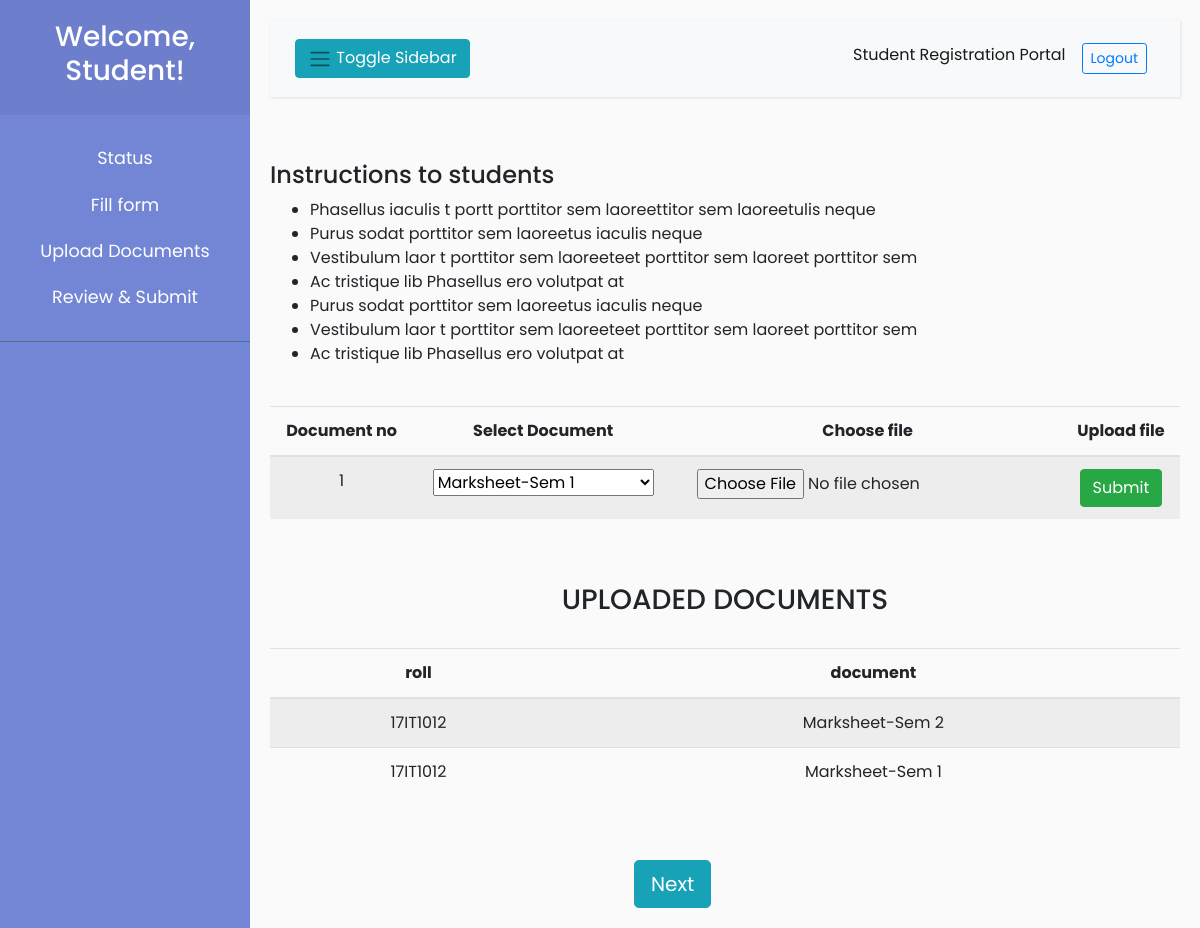
The page /student/upload.php (signed in) on the database as committed earlier.
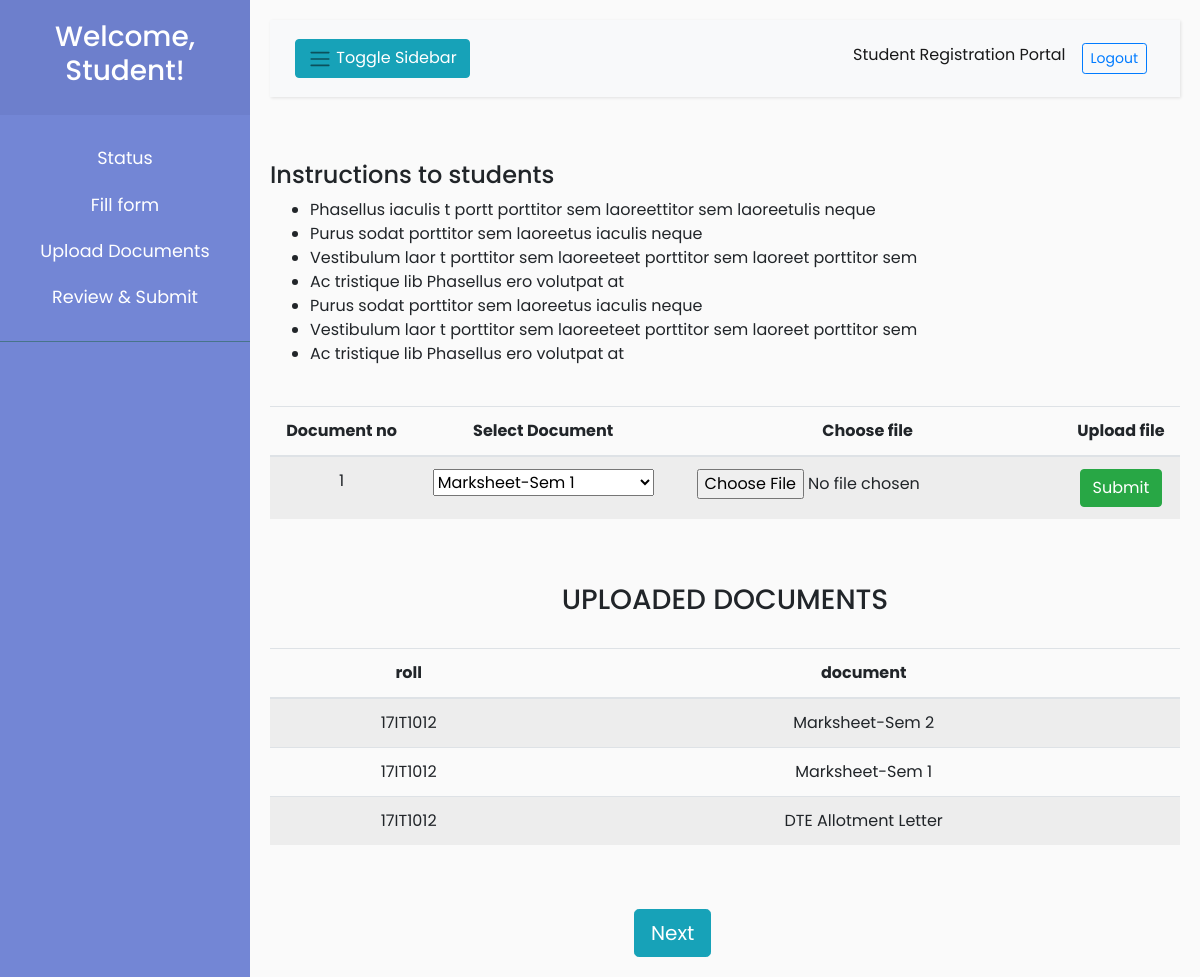
The same page on the database as committed later.
### tables this page shows
CREATE TABLE `documents_submitted` (
  `roll` varchar(40) NOT NULL,
  `name` text NOT NULL,
  `doc_url` varchar(140) NOT NULL
);

### student/backend/getdocuments.php (called while the page is built)
<?php
function getdocuments($roll){
    include '../backend/conn.php';
    $sql = "SELECT * FROM documents_submitted WHERE roll='$roll'";
    $result = $conn->query($sql);
    $data1=array();
    while ($row = $result -> fetch_assoc()) {
        array_push($data1, $row);
    }
	return $data1;
}
?>

### student/upload.php (the view, shortened to what this page needs)
<?php include '../templates/header.php'; ?>
<?php include 'sidebar.php';
 include 'backend/getdocuments.php';
?>
<div id="content">
    <nav class="navbar navbar-expand-lg navbar-light bg-light ">
        <div class="container-fluid">
            <button type="button" id="sidebarCollapse" class="btn btn-info">
                <i class="navbar-toggler-icon"></i>
                <span>Toggle Sidebar</span>
            </button>
            <div class="collapse navbar-collapse" id="navbarSupportedContent">
                <ul class="nav navbar-nav ml-auto">
                    <li class="nav-item active">
                        <a class="nav-link" href="#">Student Registration Portal</a>
                    </li>
                    <li class="nav-item">
                        <a class="nav-link" href="../backend/logout.php"><button
                                class="btn-sm btn btn-outline-primary">Logout</button></a>
                    </li>
                </ul>
            </div>
        </div>
    </nav>
     <br>
     <h4>Instructions to students</h4>
        <ul>
            <li>Phasellus iaculis t portt porttitor sem laoreettitor sem laoreetulis neque</li>
            <li>Purus sodat porttitor sem laoreetus iaculis neque</li>
            <li>Vestibulum laor t porttitor sem laoreeteet porttitor sem laoreet porttitor sem</li>
            <li>Ac tristique lib Phasellus ero volutpat at</li>
            <li>Purus sodat porttitor sem laoreetus iaculis neque</li>
            <li>Vestibulum laor t porttitor sem laoreeteet porttitor sem laoreet porttitor sem</li>
            <li>Ac tristique lib Phasellus ero volutpat at</li>
        </ul>
        <br>
<form method="post" enctype="multipart/form-data" action="backend/uploadfile.php">
    <div class="table-responsive table-hover table-striped">
        <table class="table" width="300">
            <thead align="center">
                <tr>
                    <th>Document no</th>
                    <th> Select Document</th>
                    <th>Choose file</th>
                    <th>Upload file</th>
                </tr>
            </thead>
            <tbody>
                <tr>
                    <td>1</td>
                    <td>
                        <select class="dropdown" style="display:inline"  name="doc1" id="doc1">
                            <option value="Marksheet-Sem 1" id="Marksheet-Sem 1" >
                            Marksheet-Sem 1
                            </option>
                        </select>
                    </td>
                    <td><input type="file" name="file1" ></td>
                    <td><input type="submit" name="1" size="4" class="btn btn-success" ></input></td>
                </tr>
            </tbody>
       </table>
    </div>
</form>
        <br>
        <br>
        <H3 align="center">UPLOADED DOCUMENTS</H3>
        <br>
       <?php  $row=getdocuments($_SESSION['username']);
        ?>
        <table class="table table-hover table-striped" align="center">
                <thead align="center">
                    <tr>
                        <th scope="col">roll</th>
                        <th scope="col">document</th>
                    </tr>
                </thead>
                <tbody>
                <?php foreach ($row as $data) {
                ?>
                    <tr>
                        <td><?=$data['roll']?></td>
                        <td><?=$data['name']?></td>
                    </tr>
                <?php }
                ?>
                </tbody>
        </table>
        <br>
        <br>
        <button type="submit" name="1" size="4" class="btn btn-info btn-lg"  style="margin-left: 40%"><a href="student_final_form.php">Next</a></button>
</div>

Rows that differ between the two databases and show on the page:
added documents_submitted: roll "17IT1012", name "DTE Allotment Letter"
